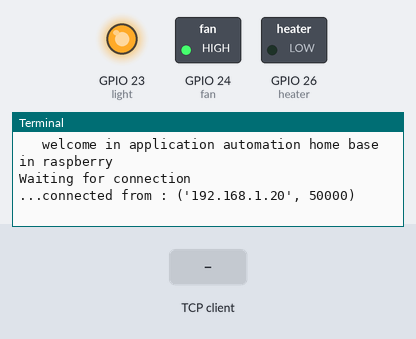
Bench run of a program on a simulated Raspberry Pi (BCM pin numbers). On the bench: switched loads named in the program (green lamp = pin HIGH), output pins drawn as LEDs (lit = HIGH), the last lines printed to the terminal. Inputs (shaded band) come from the test bench. One TCP client connects 1 s after the port opens and stays connected.

Above: at 2.2 s.
2.3 s: the TCP client sends "1\n"
At 2.8 s:
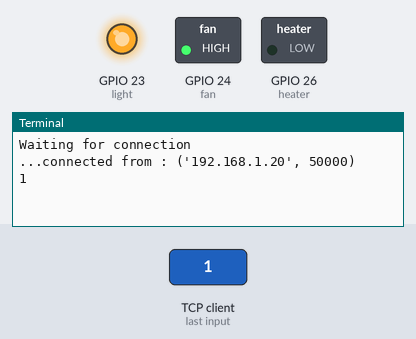
3.8 s: the TCP client sends "on\n"
At 5.0 s:
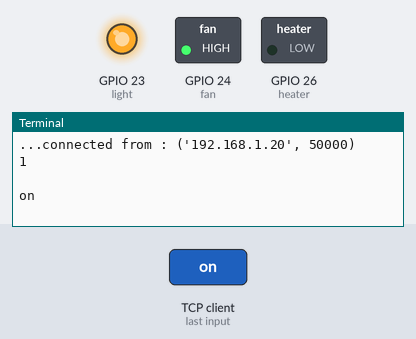
5.3 s: the TCP client sends "off\n"
At 6.2 s:
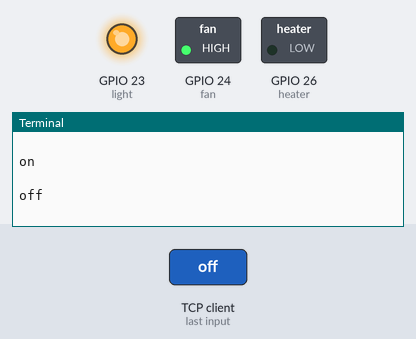

The program:

pi_server.py
```python
from socket import *
from time import ctime
import RPi.GPIO as GPIO
import time
import Send_thread_temp
#--------------------
GPIO.setmode(GPIO.BCM)
heater=26
light=23
fan=24
GPIO.setup(heater,GPIO.OUT)
GPIO.setup(light,GPIO.OUT)
GPIO.setup(fan,GPIO.OUT)
#intial the relay
GPIO.output(light,1)
GPIO.output(fan,1)
#---------------------
ctrCmd = ['heater_off','heater_on','light_on','light_off','fan_on','fan_off','temperature','stop']
print ('   welcome in application automation home base in raspberry  ')
time.sleep(1)
HOST =''
PORT = 21567
BUFSIZE = 1024
ADDR = (HOST,PORT)

tcpSerSock = socket(AF_INET, SOCK_STREAM)
tcpSerSock.bind(ADDR)
tcpSerSock.listen(5)

test=True
while test:
        print ('Waiting for connection')
        tcpCliSock,addr = tcpSerSock.accept()
        print ('...connected from :', addr)
        try:
                while True :
                        data = ''
                        data = tcpCliSock.recv(BUFSIZE).decode("utf-8")
                        print(data)
                        if not data:
                                break
                        if data == ctrCmd[0]:
                           GPIO.output(heater,0)
                        if data == ctrCmd[1]:
                           GPIO.output(heater,1)
                        if data == ctrCmd[2]:

                            GPIO.output(light,0)
                        if data == ctrCmd[3]:

                            GPIO.output(light,1)
                        if data == ctrCmd[4]:
                            GPIO.output(fan,0)
                        if data == ctrCmd[5]:

                            GPIO.output(fan,1)
                        if data == ctrCmd[6]:
                            Send_thread_temp.Send_temperature()
                        if data == ctrCmd[7]:
                            test=False
                            print('thread was stopped')


        except KeyboardInterrupt:
               GPIO.cleanup()
tcpSerSock.close();
GPIO.cleanup()
```

Send_thread_temp.py
```python
import socket
import time
import serial

UDP_IP_desktop = "192.168.1.200"
UDP_IP_rasp = "192.168.1.203"
UDP_PORT = 5007
test_socket = socket.socket(socket.AF_INET, socket.SOCK_DGRAM)
running = True

def Send_temperature() :
   global running
   running = True

   last_time = 0
   count=0
   print('running ',running)
   while running:
       try:
          current_time = time.time()
          if(current_time > last_time + 1):
              last_time = current_time
              ser=serial.Serial('/dev/ttyACM0',9600)
              read_serial=0
              read_serial=ser.readline().decode("utf-8")
              count=count+1
              c=str(read_serial)
              test_socket.sendto(c.encode(), (UDP_IP_desktop, UDP_PORT))
              print("temperature ",c)

          if count >7 :

            running = False
       except Exception:

         running = False
         test_socket.close()
#         raise
   test_socket.close()
#test_socket.close()
```

Measured:
- after the input at 2.3 s, the terminal: prints a new line at once (image 1)
- after the input at 3.8 s, the terminal: prints a new line at once (image 2)
- after the input at 5.3 s, the terminal: prints a new line at once (image 3)
